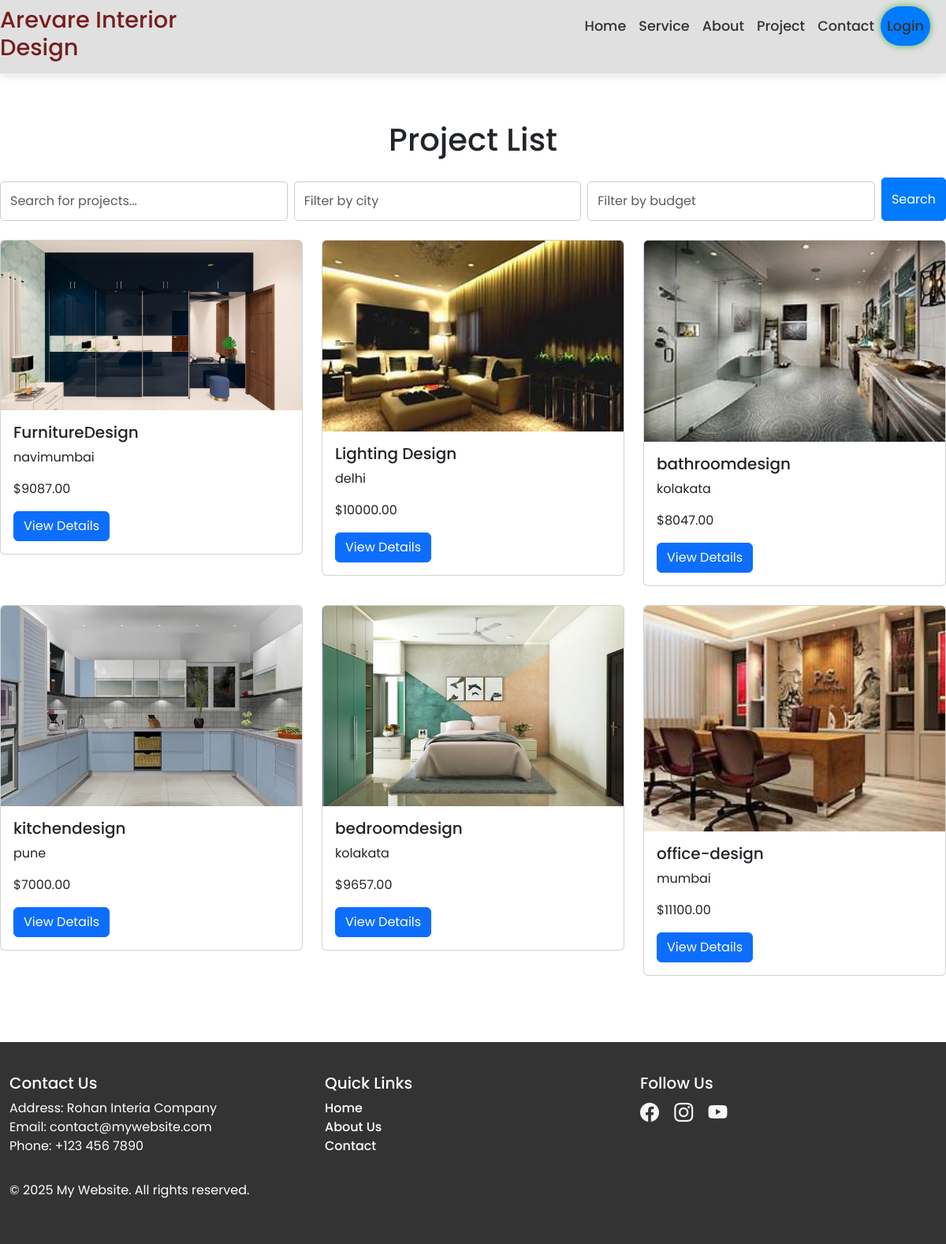
/project_list/, run on the app's committed database.
### project/models.py (models this page shows, shortened)
class ConstructionProject(models.Model):
    project_name = models.CharField(max_length=255)
    start_date = models.DateField()
    end_date = models.DateField()
    location = models.CharField(max_length=255)
    budget = models.DecimalField(max_digits=12, decimal_places=2)
    description = models.CharField(max_length=200)
    image = models.ImageField(upload_to='project/', blank=True, null=True, verbose_name="Project Image")

### project/views.py (the view)
# urls.py: path('project_list/', views.project_list, name='project_list'),
def project_list(request):
    query = request.GET.get('q', '')  # Get the search query from the GET request
    city = request.GET.get('city', '')  # Get the city filter from the GET request
    budget = request.GET.get('budget', '')  # Get the budget filter from the GET request
    projects = ConstructionProject.objects.all()
    if query:
        projects = projects.filter(project_name__icontains=query)  # Case-insensitive search
    if city:
        projects = projects.filter(location__icontains=city)  # Filter by city (location)
    if budget:
        try:
            budget_value = float(budget)  # Convert the budget to a float
            projects = projects.filter(budget__lte=budget_value)  # Filter by budget (less than or equal to)
        except ValueError:
            messages.error(request, "Please enter a valid numeric value for the budget.")
    return render(request, 'project/project_list.html', {
        'projects': projects,
        'query': query,
        'city': city,
        'budget': budget  # Pass all filter values to keep them in the form
    })

### templates/project/project_list.html (shortened to what this page needs)
{% extends 'base.html' %}
{% block content %}
<h1 class="mb-4 text-center">Project List</h1>
<form method="get" action="{% url 'project_list' %}" class="d-flex mb-4">
    <input type="text" class="form-control me-2" name="q" value="{{ query }}" placeholder="Search for projects...">
    <input type="text" class="form-control me-2" name="city" value="{{ city }}" placeholder="Filter by city">
    <input type="number" class="form-control me-2" name="budget" value="{{ budget }}" placeholder="Filter by budget">
    <button type="submit" class="btn btn-primary">Search</button>
</form>
<div class="row">
    {% for project in projects %}
    <div class="col-md-4 mb-4">
        <div class="card">
            <img src="{{ project.image.url }}" class="card-img-top" alt="{{ project.project_name }}">
            <div class="card-body">
                <h5 class="card-title">{{ project.project_name }}</h5>
                <p class="card-text">{{ project.location }}</p>
                <p class="card-text">${{ project.budget }}</p>
                {% if user.is_authenticated %}
                    <a href="{{ project.id }}/" class="btn btn-primary">View Details</a>
                {% else %}
                    <a href="{% url 'login' %}" class="btn btn-primary">View Details</a>
                {% endif %}
            </div>
        </div>
    </div>
    {% endfor %}
</div>
{% endblock %}

### templates/base.html (shortened to what this page needs)
{% load static %}
<!DOCTYPE html>
<html lang="en">
<head>
    <link rel="stylesheet" href="{% static 'css/styles.css' %}">
    <link rel="stylesheet" href="{% static 'css/style.css' %}">
    <link rel="stylesheet" href="{% static 'css/stylese.css' %}">
    <link rel="stylesheet" href="{% static 'css/all.css' %}">
    <link href="https://cdn.jsdelivr.net/npm/bootstrap-icons/font/bootstrap-icons.css" rel="stylesheet">
    <link href="https://cdn.jsdelivr.net/npm/bootstrap@5.3.0-alpha1/dist/css/bootstrap.min.css" rel="stylesheet">
    <link rel="stylesheet" href="https://cdnjs.cloudflare.com/ajax/libs/font-awesome/5.15.4/css/all.min.css">
</head>
<body>
    <header>
        <nav class="navbar navbar-expand-lg">
                <div id="navbarNav" class="collapse navbar-collapse">
                    <ul class="navbar-nav ms-auto">
                         <h1 class="nav-link1">Arevare Interior Design</h1>
                        {% if user.is_authenticated %}
                        <h4 class="navbar-brand" style="color: green;">Welcome, {{ user.username }}!</h4>
                        {% if request.user.is_staff %}
                        <a class="nav-link active" href="{% url 'booking:admin_dashboard' %}">Admin Dashboard</a>
                        <li class="nav-item"><a class="nav-link active" href="{% url 'admin_logout' %}">Logout</a></li>
                        {% else %}
                        <li class="nav-item"><a class="nav-link" href="{% url 'home2' %}">Home</a></li>
                        <li class="nav-item"><a class="nav-link" href="{% url 'home1' %}">Service</a></li>
                        <li class="nav-item"><a class="nav-link" href="{% url 'about' %}">About</a></li>
                        <li class="nav-item"><a class="nav-link" href="{% url 'project_list' %}">Project</a></li>
                        <li class="nav-item"><a class="nav-link" href="{% url 'logout' %}">Logout</a></li>
                        {% endif %}
                        {% else %}
                        <li class="nav-item"><a class="nav-link" href="{% url 'home2' %}">Home</a></li>
                        <li class="nav-item"><a class="nav-link" href="{% url 'home1' %}">Service</a></li>
                        <li class="nav-item"><a class="nav-link" href="{% url 'about' %}">About</a></li>
                        <li class="nav-item"><a class="nav-link" href="{% url 'project_list' %}">Project</a></li>
                        <li class="nav-item"><a class="nav-link" href="{% url 'contact' %}">Contact</a></li>
                        <li class="nav-item"><a class="nav-link round-button glowing-link" href="{% url 'login' %}">Login</a></li>
                        {% endif %}
                    </ul>
                </div>
        </nav>
    </header>
    <section class="content-section">
        {% block content %}{% endblock %}
    </section>
    <footer>
        <div class="container">
            <div class="row">
                <div class="col-md-4 mb-3">
                    <h5>Contact Us</h5>
                    <p>
                        Address: Rohan Interia Company<br>
                        Email: contact@mywebsite.com<br>
                        Phone: +123 456 7890
                    </p>
                </div>
                <div class="col-md-4 mb-3">
                    <h5>Quick Links</h5>
                    <ul class="list-unstyled">
                        <li><a href="{% url 'project_list' %}" class="text-white">Home</a></li>
                        <li><a href="{% url 'about' %}" class="text-white">About Us</a></li>
                        <li><a href="{% url 'contact' %}" class="text-white">Contact</a></li>
                    </ul>
                </div>
                <div class="col-md-4 mb-3">
                    <h5>Follow Us</h5>
                    <div class="social-icons">
                        <a href="https://facebook.com" target="_blank"><i class="bi bi-facebook"></i></a>
                        <a href="https://instagram.com" target="_blank"><i class="bi bi-instagram"></i></a>
                        <a href="https://youtube.com" target="_blank"><i class="bi bi-youtube"></i></a>
                    </div>
                </div>
            </div>
            <p>&copy; 2025 My Website. All rights reserved.</p>
        </div>
    </footer>
</body>
</html>

### static/css/styles.css (style rules this page uses)
.glowing-link { margin-right: 20px; }
.nav-link.round-button { border-radius: 25px; padding: 10px 20px; background-color: #007bff; color: white; text-align: center; transition: background-color 0.3s ease; }
.glowing-link { text-decoration: none; color: #fff; padding: 10px 20px; border-radius: 25px; background-color: #4CAF50; animation: glowEffect 1.5s ease-in-out infinite; }
.glowing-link { text-decoration: none; color: #fff; padding: 10px 20px; border-radius: 25px; background-color: #4CAF50; animation: glowBackground 1.5s ease-in-out infinite; box-shadow: 0 0 10px #4CAF50; }
.nav-link { font-size: 16px; }
.navbar-nav .nav-link { color: #ffffff; font-size: 20px; transition: all 0.3s ease; }
body, html { margin: 0; padding: 0; height: 100%; }
input.form-control { border-radius: 5px; border: 1px solid #ccc; padding: 12px; margin-top: 5px; transition: border-color 0.3s ease, box-shadow 0.3s ease; }
button[type="submit"] { background-color: #007bff; color: white; border-radius: 5px; padding: 12px; font-size: 16px; transition: background-color 0.3s ease; }
a { color: #007bff; text-decoration: none; font-weight: 500; }

### static/css/style.css (style rules this page uses)
body { font-family: Arial, sans-serif; }
.container { margin-top: 50px; }

### static/css/stylese.css (style rules this page uses)
:root { --font-family: "Poppins", sans-serif; --font-color-primary: #fff; --font-color-secundary: #1680ac; --font-color-menu: #222; --bg-primary: #2696e9; --bg-secundary: #fff; }
* { margin: 0; padding: 0; box-sizing: border-box; font-family: var(--font-family); }

### templates/base.html (style rules this page uses)
.navbar { position: sticky; top: 0; z-index: 1000; background: rgba(255, 255, 255, 0.85); backdrop-filter: blur(10px); box-shadow: 0 4px 10px rgba(0, 0, 0, 0.1); transition: background 0.3s ease; }
.navbar-nav .nav-link { color: #333; font-size: 1.1rem; font-weight: 500; padding: 12px 18px; position: relative; transition: all 0.3s ease; }
.navbar-nav .nav-link1 { color:#751e1e; font-size: 1.8rem; padding-right: 28rem; }
footer { background-color: #333; color: #fff; padding: 40px 0; }
footer h5 { color: #fff; }
footer a { color: #f8f9fa; text-decoration: none; }
footer .social-icons i { font-size: 1.5rem; margin-right: 15px; color: #f8f9fa; transition: color 0.3s ease; }
.container { max-width: 1200px; margin: 0 auto; }
.content-section { padding: 60px 0; }

### data on the page
ConstructionProject: image (picture), project_name "FurnitureDesign", location "navimumbai", budget "9087.00"
ConstructionProject: image (picture), project_name "Lighting Design", location "delhi", budget "10000.00"
ConstructionProject: image (picture), project_name "bathroomdesign", location "kolakata", budget "8047.00"
ConstructionProject: image (picture), project_name "kitchendesign", location "pune", budget "7000.00"
ConstructionProject: image (picture), project_name "bedroomdesign", location "kolakata", budget "9657.00"
ConstructionProject: image (picture), project_name "office-design", location "mumbai", budget "11100.00"
